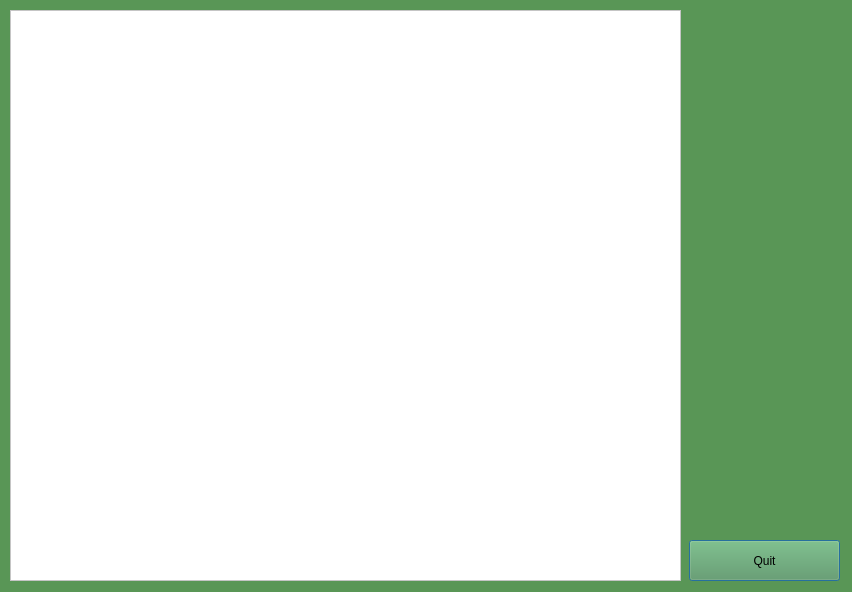
<?xml version="1.0" encoding="UTF-8"?>
<ui version="4.0">
 <class>krenisaradom</class>
 <widget class="QDialog" name="krenisaradom">
  <property name="geometry">
   <rect>
    <x>0</x>
    <y>0</y>
    <width>852</width>
    <height>592</height>
   </rect>
  </property>
  <property name="windowTitle">
   <string>Dialog</string>
  </property>
  <property name="styleSheet">
   <string notr="true">background-color: #599656;
color: #000000</string>
  </property>
  <widget class="QGraphicsView" name="graphicsView">
   <property name="geometry">
    <rect>
     <x>10</x>
     <y>10</y>
     <width>671</width>
     <height>571</height>
    </rect>
   </property>
   <property name="styleSheet">
    <string notr="true">background-color: #FFFFFF;
color: #000000</string>
   </property>
  </widget>
  <widget class="QPushButton" name="pushButton">
   <property name="geometry">
    <rect>
     <x>689</x>
     <y>540</y>
     <width>151</width>
     <height>41</height>
    </rect>
   </property>
   <property name="text">
    <string>Quit</string>
   </property>
  </widget>
 </widget>
 <resources/>
 <connections/>
</ui>
